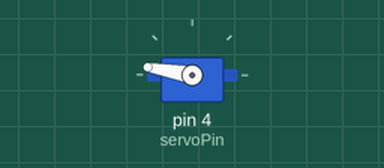
Simulated run of this sketch. Board: Arduino Uno, built with avr-gcc and run on an emulated ATmega328P. Parts: servo.

Above: at 0.55 s.
At 1.6 s:
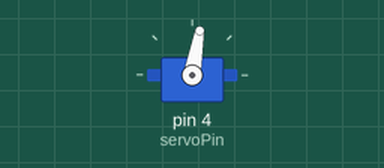
Timing chart, 0 to 9.1 s (numbered marks = the images above):
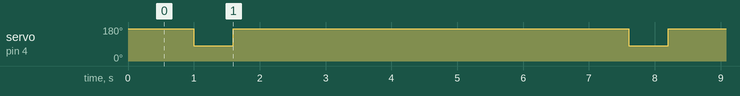

The sketch:

servo.ino
```cpp
/* -- PIN CONNECTIONS FOR THE SERVO --
 *  BROWN   WIRE | MASS
 *  CENTRAL WIRE | 5V
 *  ORANGE  WIRE | DATA (HERE PIN4)
 */

 #include <Arduino.h>
 #include <Servo.h>

 int   servoPin = 4;               //connection pin of the servo
 Servo servoMotor;

 // //ServoRoutine
 void throw_cup(){
   delay(500);
   servoMotor.write(80);
   delay(600);
   servoMotor.write(170);
   delay(500);
 }

 void setup(){
   pinMode(servoPin, OUTPUT);
   servoMotor.attach(servoPin);
   servoMotor.write(170); // Homing the servo
   delay(500);
 }

 void loop(){
   throw_cup();
   delay(5000);
 }
```

Measured:
- by itself, servo on pin 4 (servoPin): alternates 170° for 6.0 s and 80° for 0.60 s
